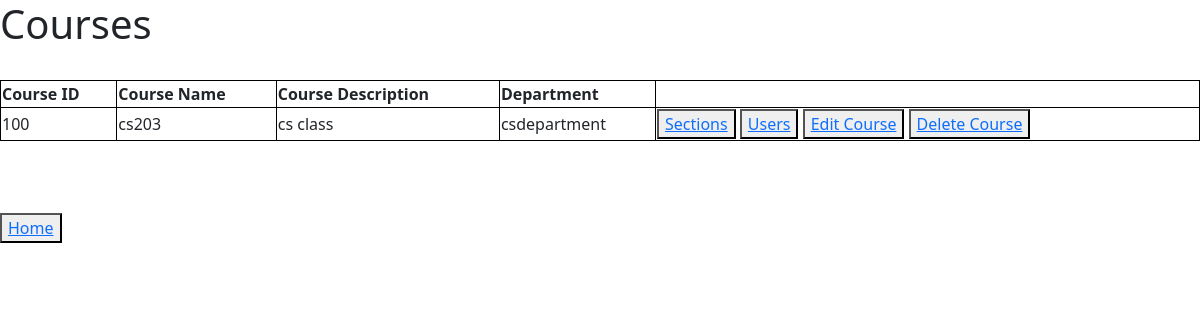
/courses/ (signed in), run on an earlier commit of the app's database.
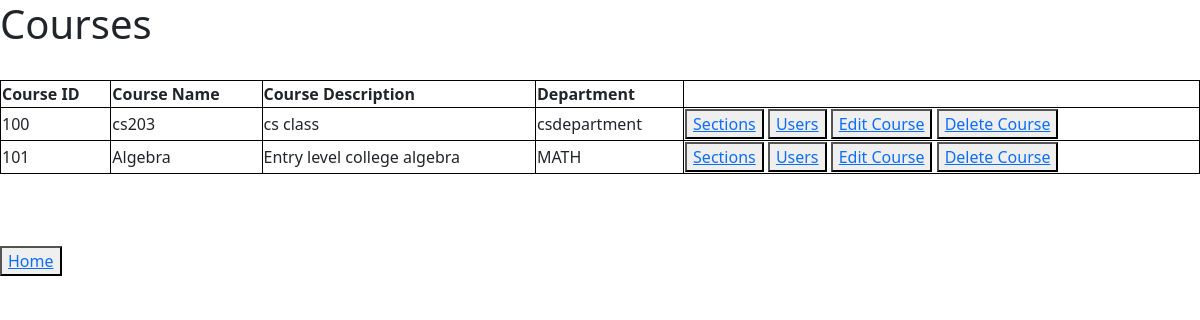
And on a later commit of the database.
### Management/models.py (models this page shows, shortened)
class Course(models.Model):
    courseID = models.IntegerField(primary_key=True)
    courseName = models.CharField(max_length=40)
    courseDescription = models.CharField(max_length=140)
    courseDepartment = models.CharField(max_length=16)

### Management/views.py (the view)
# urls.py: path('courses/', courses.as_view(), name='courses'),
class courses(View):
    def get(self, request):
        userRole = request.session['roleSession']
        course = Course.objects.all()
        context = {'courses': course, 'roleTemplate': userRole}
        return render(request, "main/Course/courses.html", context)

### templates/main/Course/courses.html (shortened to what this page needs)
{% extends 'base.html' %}
{% block content %}
<h1>Courses</h1>
{{ message }} <br>
<table style="width:100%">
  <tr>
      <th>Course ID</th>
    <th>Course Name</th>
    <th>Course Description</th>
    <th>Department</th>
  </tr>
  {% for course in courses %}
  <tr>
    <td>{{ course.courseID }}</td>
    <td>{{ course.courseName }}</td>
    <td>{{ course.courseDescription }}</td>
    <td>{{ course.courseDepartment }}</td>
    <td>
        <button type="button"><a href="{% url 'sections' course.courseID %}">Sections</a></button>
        <button type="button"><a href="{% url 'usersInCourse' course.courseID %}">Users</a></button>
        <button type="button"><a href="{% url 'courseedit' course.courseID %}">Edit Course</a></button>
        <button type="button"><a href="{% url 'courseDelete' course.courseID %}">Delete Course</a></button>
    </td>
  </tr>
  {% endfor %}
</table> <br>
<br> <br> <button type="button"><a href="{% url 'mainHome' %}">Home</a></button>
{% endblock content %}

### templates/base.html (shortened to what this page needs)
{% load static %}
<!DOCTYPE html>
<html lang="en">
<head>
    {% load django_bootstrap5 %}
    {% bootstrap_css %}
</head>
<body>
    {% block content %}{% endblock content %}
</body>
</html>

### templates/main/Course/courses.html (style rules this page uses)
table, th, td { border:1px solid black; }

What changed in the data, as far as the page shows it:
added Course: courseID "101", courseName "Algebra", courseDescription "Entry level college algebra", courseDepartment "MATH"
